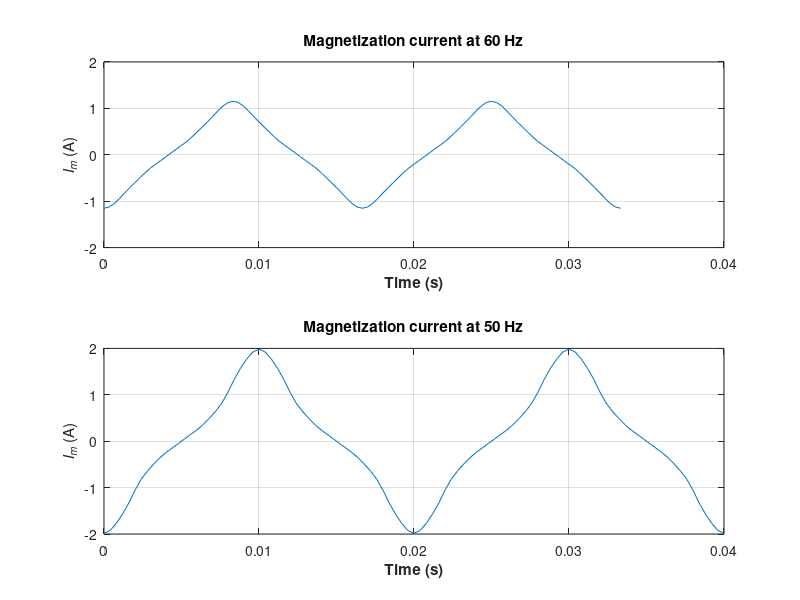

Reproduce this figure in MATLAB.
% M-file: mag_current.m
% M-file to calculate and plot the magnetization 
% current of a 230/115 transformer operating at 
% 230 volts and 50/60 Hz.  This program also 
% calculates the rms value of the mag. current.

% Load the magnetization curve.  It is in two 
% columns, with the first column being mmf and
% the second column being flux. 
load mag_curve_1.dat;
mmf_data = mag_curve_1(:,1);
flux_data = mag_curve_1(:,2);

% Initialize values
VM = 325;                   % Maximum voltage (V)
NP = 850;                   % Primary turns
VM = 230;                   % Maximum voltage (V)
NP = 600;                   % Primary turns

% Calculate angular velocity for 60 Hz
freq = 60;                  % Freq (Hz)
w = 2 * pi * freq;

% Calculate flux versus time
time = 0:1/3000:1/30;       % 0 to 1/30 sec
flux = -VM/(w*NP) * cos(w .* time);

% Calculate the mmf corresponding to a given flux
% using the 's interpolation function.
mmf = interp1(flux_data,mmf_data,flux);

% Calculate the magnetization current
im = mmf / NP;

% Calculate the rms value of the current
irms = sqrt(sum(im.^2)/length(im));
disp(['The rms current at 60 Hz is ', num2str(irms)]);

% Plot the magnetization current.
figure(1)
subplot(2,1,1);
plot(time,im);
title ('\bfMagnetization current at 60 Hz');
xlabel ('\bfTime (s)');
ylabel ('\bf\itI_{m} \rm(A)');
axis([0 0.04 -2 2]);
grid on;

% Calculate angular velocity for 50 Hz
freq = 50;                  % Freq (Hz)
w = 2 * pi * freq;

% Calculate flux versus time
time = 0:1/2500:1/25;       % 0 to 1/25 sec
flux = -VM/(w*NP) * cos(w .* time);

% Calculate the mmf corresponding to a given flux
% using the 's interpolation function.
mmf = interp1(flux_data,mmf_data,flux);

% Calculate the magnetization current
im = mmf / NP;

% Calculate the rms value of the current
irms = sqrt(sum(im.^2)/length(im));
disp(['The rms current at 50 Hz is ', num2str(irms)]);

% Plot the magnetization current.
subplot(2,1,2);
plot(time,im);
title ('\bfMagnetization current at 50 Hz');
xlabel ('\bfTime (s)');
ylabel ('\bf\itI_{m} \rm(A)');
axis([0 0.04 -2 2]);
grid on;

